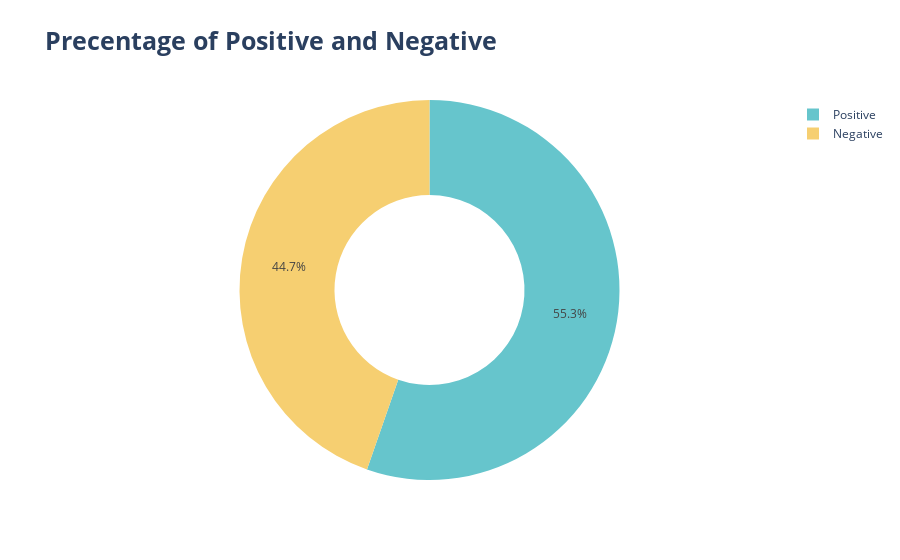

Notebook code for this chart:
### Markdown cell above
heart disease

### Code cell
fig=px.pie(df,names=['Positive','Negative'],values=df['HeartDisease'].value_counts(),hole=0.5,
           title="<b>Precentage of Positive and Negative ",template='plotly',color_discrete_sequence=px.colors.qualitative.Pastel)
fig.update_layout(title_font_size=25)
fig.show()

### Figure 1 — Plotly figure (JSON) as saved in the notebook; plotly's stock layout.template omitted (floating-point values rounded to 4 significant figures)
{"data": [{"domain": {"x": [0, 1], "y": [0, 1]}, "hole": 0.5, "hovertemplate": "label=%{label}<br>value=%{value}<extra></extra>", "labels": ["Positive", "Negative"], "legendgroup": "", "name": "", "showlegend": true, "type": "pie", "values": [508, 410]}], "layout": {"legend": {"tracegroupgap": 0}, "piecolorway": ["rgb(102, 197, 204)", "rgb(246, 207, 113)", "rgb(248, 156, 116)", "rgb(220, 176, 242)", "rgb(135, 197, 95)", "rgb(158, 185, 243)", "rgb(254, 136, 177)", "rgb(201, 219, 116)", "rgb(139, 224, 164)", "rgb(180, 151, 231)", "rgb(179, 179, 179)"], "title": {"font": {"size": 25}, "text": "<b>Precentage of Positive and Negative "}}}
